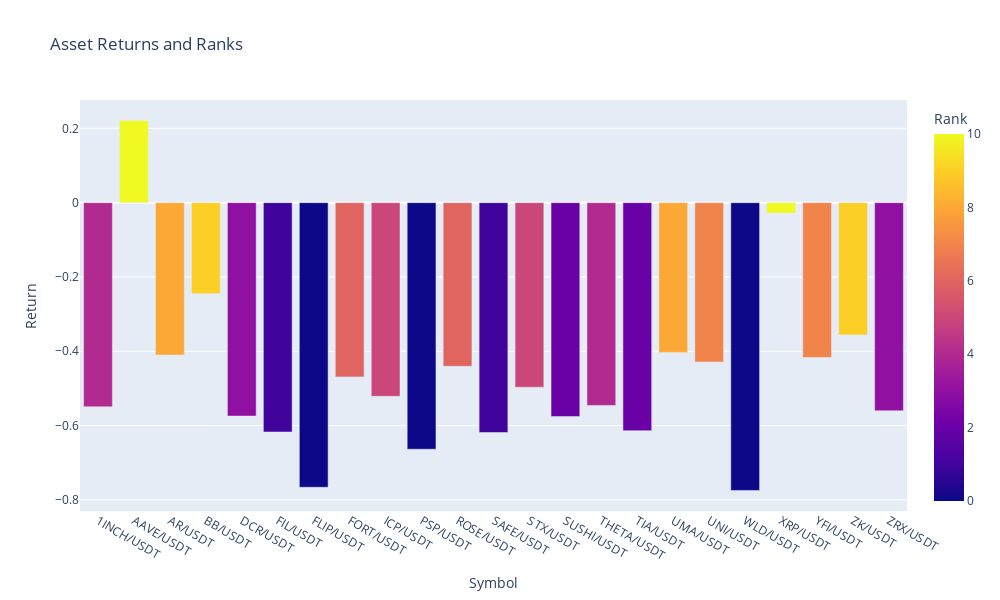

The code cell stored with this chart in its notebook:
### Code cell
# Create a bar plot to visualize ranks
fig = px.bar(
    end_of_measurement_period_return_df, 
    x='Symbol', 
    y='Return', 
    color='rank',  # Color by rank to visually distinguish groups
    title="Asset Returns and Ranks",
    labels={'rank': 'Rank'},
)

# Customize layout for readability
fig.update_layout(
    xaxis_title="Symbol",
    yaxis_title="Return",
    coloraxis_colorbar=dict(title="Rank"),
    width=1000,
    height=600
)

fig.show()

### Figure 1 — Plotly figure (JSON) as saved in the notebook; plotly's stock layout.template omitted (floating-point values rounded to 4 significant figures)
{"data": [{"alignmentgroup": "True", "hovertemplate": "Symbol=%{x}<br>Return=%{y}<br>Rank=%{marker.color}<extra></extra>", "legendgroup": "", "marker": {"color": [4, 10, 8, 9, 3, 1, 0, 6, 5, 0, 6, 1, 5, 2, 4, 2, 8, 7, 0, 10, 7, 9, 3], "coloraxis": "coloraxis", "pattern": {"shape": ""}}, "name": "", "offsetgroup": "", "orientation": "v", "showlegend": false, "textposition": "auto", "type": "bar", "x": ["1INCH/USDT", "AAVE/USDT", "AR/USDT", "BB/USDT", "DCR/USDT", "FIL/USDT", "FLIP/USDT", "FORT/USDT", "ICP/USDT", "PSP/USDT", "ROSE/USDT", "SAFE/USDT", "STX/USDT", "SUSHI/USDT", "THETA/USDT", "TIA/USDT", "UMA/USDT", "UNI/USDT", "WLD/USDT", "XRP/USDT", "YFI/USDT", "ZK/USDT", "ZRX/USDT"], "xaxis": "x", "y": [-0.5495, 0.221, -0.4101, -0.2449, -0.5743, -0.6172, -0.7661, -0.4689, -0.5212, -0.6635, -0.4404, -0.6186, -0.4967, -0.5757, -0.5457, -0.6137, -0.4029, -0.429, -0.7745, -0.02814, -0.4168, -0.356, -0.5601], "yaxis": "y"}], "layout": {"barmode": "relative", "coloraxis": {"colorbar": {"title": {"text": "Rank"}}, "colorscale": [[0, "#0d0887"], [0.1111, "#46039f"], [0.2222, "#7201a8"], [0.3333, "#9c179e"], [0.4444, "#bd3786"], [0.5556, "#d8576b"], [0.6667, "#ed7953"], [0.7778, "#fb9f3a"], [0.8889, "#fdca26"], [1, "#f0f921"]]}, "height": 600, "legend": {"tracegroupgap": 0}, "title": {"text": "Asset Returns and Ranks"}, "width": 1000, "xaxis": {"anchor": "y", "domain": [0, 1], "title": {"text": "Symbol"}}, "yaxis": {"anchor": "x", "domain": [0, 1], "title": {"text": "Return"}}}}
